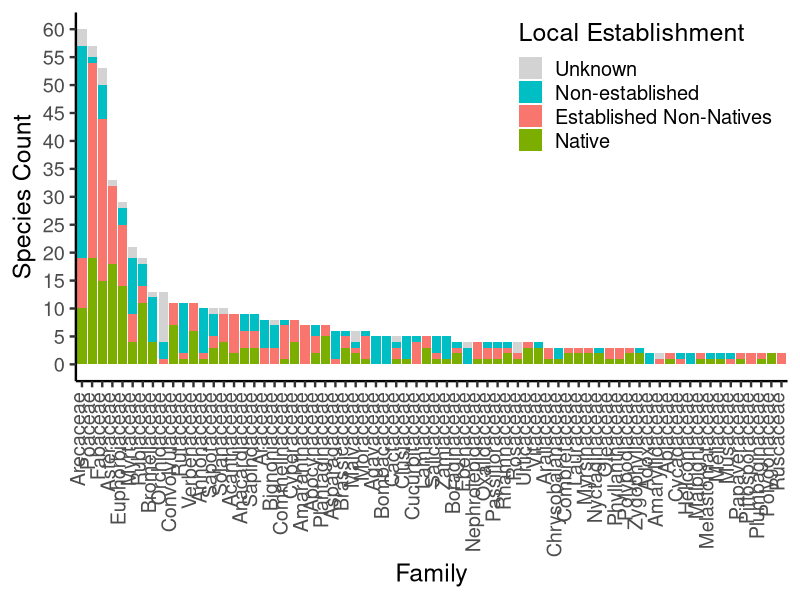
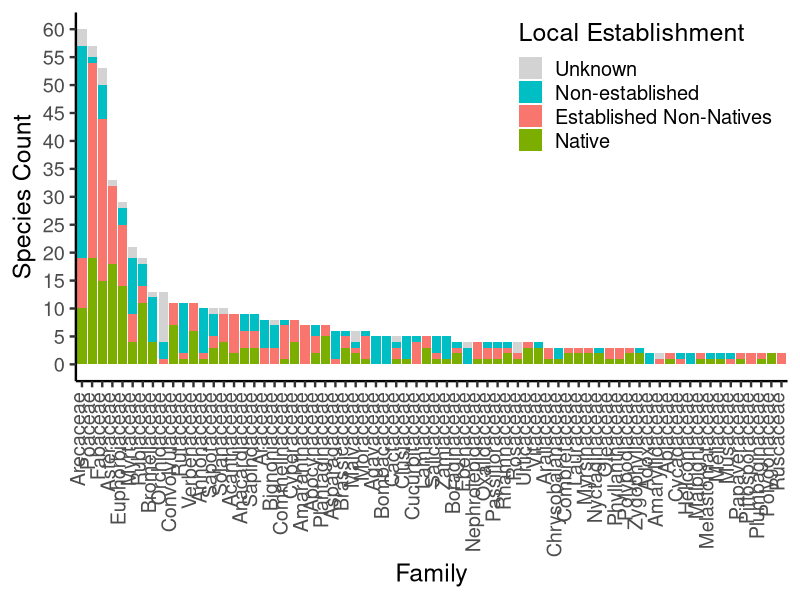

Recreate these plots in R, in order.
library(tidyverse)

### organizes and summarizes a list of species to count the number of
### species records per family
family_count <- function(species_list){
  families_table <- species_list %>%
    group_by(Family) %>%
    summarize(Count = n()) %>%
    arrange(desc(Count))
  return(families_table)
}

### plots a count of species per family in a histagram
plot_family_count <- function(families_table){
  fig <- ggplot(families_table, aes(x=Family, y=Count)) + 
    geom_bar(stat="identity", width = 0.9) +
    ylab("Species Count") +
    theme_classic(base_size=14, base_family = "Helvetica") +
    theme(axis.text.x = element_text(angle = 90, hjust = 1, vjust = 0.2))
}

### load data
list <- read_csv("data/TREClist.csv")
families <- read_csv("data/TRECfamilies.csv")

list <- select(list, Family, Genus, Species, SpeciesAcro1, MainCodeUSDA,
               CultivatedOnly, EstabdInFL, Native)

### All Families
all_families <- family_count(list)
#write_csv(all_families, "output/TRECfamilies-all.csv")

top_families <- filter(all_families, !is.na(Family) & Count>1)
top_families <- transform(top_families, Family = reorder(Family, -Count))
plot_family_count(top_families)
#ggsave("output/TRECfamilies-all.png", width = 10, height = 4)

### Native Families
natives <- filter(list, Native == 1)
native_families <- family_count(natives)
#write_csv(native_families, "output/TRECfamilies-native.csv")

top_natives <- filter(native_families, !is.na(Family) & Count>1)
top_natives <- transform(top_natives, Family = reorder(Family, -Count))
plot_family_count(top_natives)
#ggsave("output/TRECfamilies-native.png", width = 5, height = 4)

### Non-native Established Families
establishedNonNative <- filter(list, Native == 0 & EstabdInFL == 1)
establishedNonNative_families <- family_count(establishedNonNative)
#write_csv(establishedNonNative_families, "output/TRECfamilies-establishedNonNative.csv")

top_establieshedNonNative <- filter(establishedNonNative_families, 
                                    !is.na(Family) & Count>1)
top_establieshedNonNative <- transform(top_establieshedNonNative, 
                                       Family = reorder(Family, -Count))
plot_family_count(top_establieshedNonNative)
#ggsave("output/TRECfamilies-establishedNonNative.png", width = 5, height = 4)

### Non-Established Families
nonEstablished <- filter(list, EstabdInFL == 0)
nonEstablished_families <- family_count(nonEstablished)
#write_csv(nonEstablished_families, "output/TRECfamilies-nonEstablished.csv")

top_nonEstablished <- filter(nonEstablished_families, !is.na(Family) & Count>1)
top_nonEstablished <- transform(top_nonEstablished, 
                                       Family = reorder(Family, -Count))
plot_family_count(top_nonEstablished)
#ggsave("output/TRECfamilies-nonEstablished.png", width = 5, height = 4)

### Unknown
unknown <- filter(list, Native == "?" | EstabdInFL == "?")
unknown_families <- family_count(unknown)

### Combined Table
all_families_counts <- all_families %>%
  left_join(native_families, by = "Family", suffix = c("", "_native")) %>%
  left_join(establishedNonNative_families, by = "Family",
            suffix = c("", "_estabNonNat")) %>%
  left_join(nonEstablished_families, by = "Family", 
            suffix = c("", "_nonEstab")) %>%
  left_join(unknown_families, by = "Family", 
            suffix = c("_all", "_unknown")) %>%
  filter(!is.na(Family)) %>%
  mutate_all(funs(replace(., is.na(.), 0))) %>%
  mutate(Count_sum = Count_native + Count_estabNonNat + Count_nonEstab + Count_unknown) %>%
  filter(Count_sum>1)

all_families_counts <- transform(all_families_counts, 
                                 Family = reorder(Family, -Count_sum))
all_families_counts_fig <- select(all_families_counts, -Count_all, -Count_sum)
all_families_counts_fig <- gather(all_families_counts_fig, key= "Class", value = "Count",
                              c(Count_native, Count_estabNonNat, Count_nonEstab, Count_unknown))
all_families_counts_fig$Class <- factor(all_families_counts_fig$Class,
                                        levels = c("Count_unknown", "Count_nonEstab", "Count_estabNonNat", "Count_native"))

ggplot(all_families_counts_fig, aes(x=Family, y=Count, fill=Class)) +
  geom_bar(stat="identity", width = 0.9) +
  labs(y = "Species Count", fill = "Local Establishment") +
  scale_y_continuous(breaks=seq(0,60,5)) +
  scale_fill_manual(values=c("#D3D3D3", "#00BFC4", "#F8766D", "#7CAE00"),
                    labels=c("Unknown", "Non-established", "Established Non-Natives", "Native")) +
  theme_classic(base_size=18, base_family = "Helvetica") +
  theme(axis.text.x = element_text(angle = 90, hjust = 1, vjust = 0.2),
        legend.position = c(0.8, 0.8))
ggsave("output/TRECfamilies-allClass.png", width = 12, height = 10)
